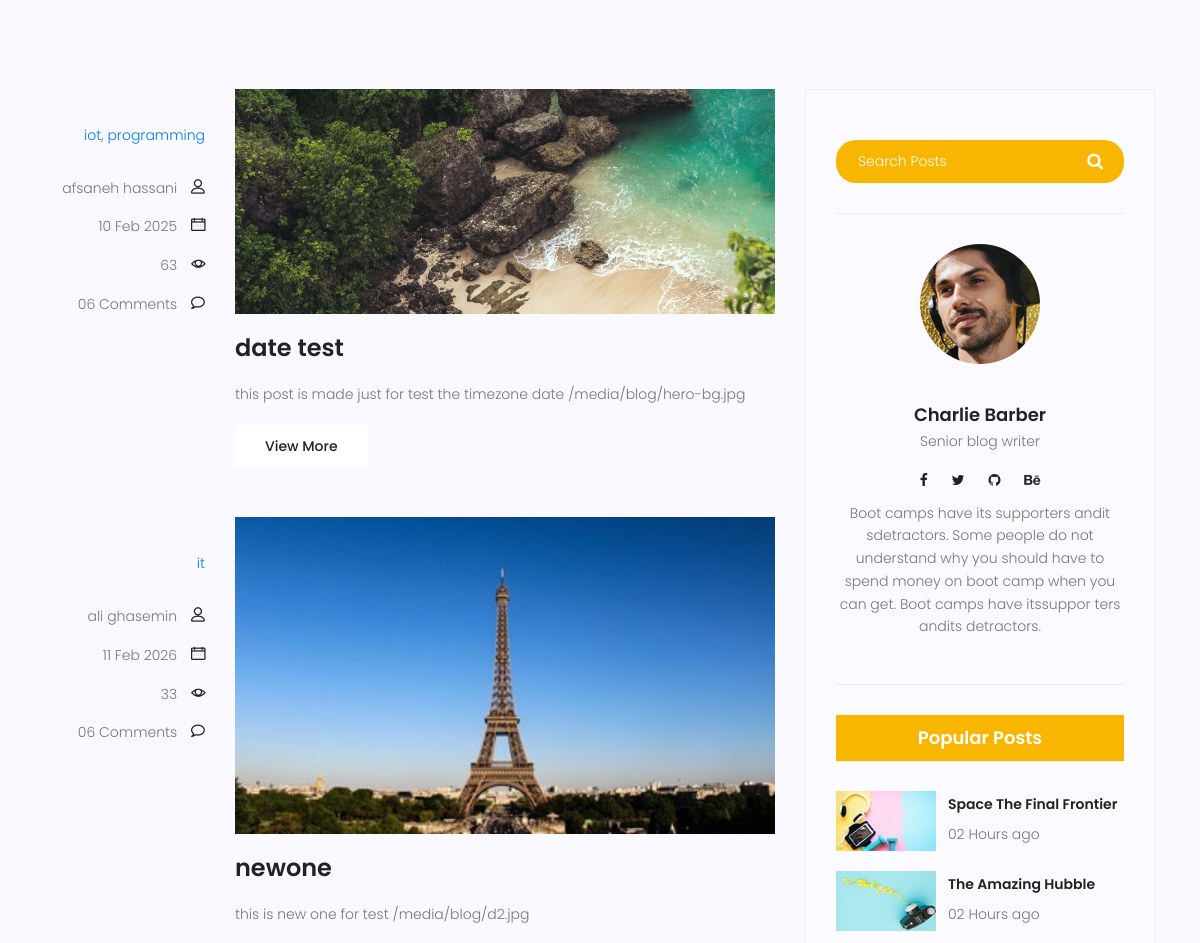
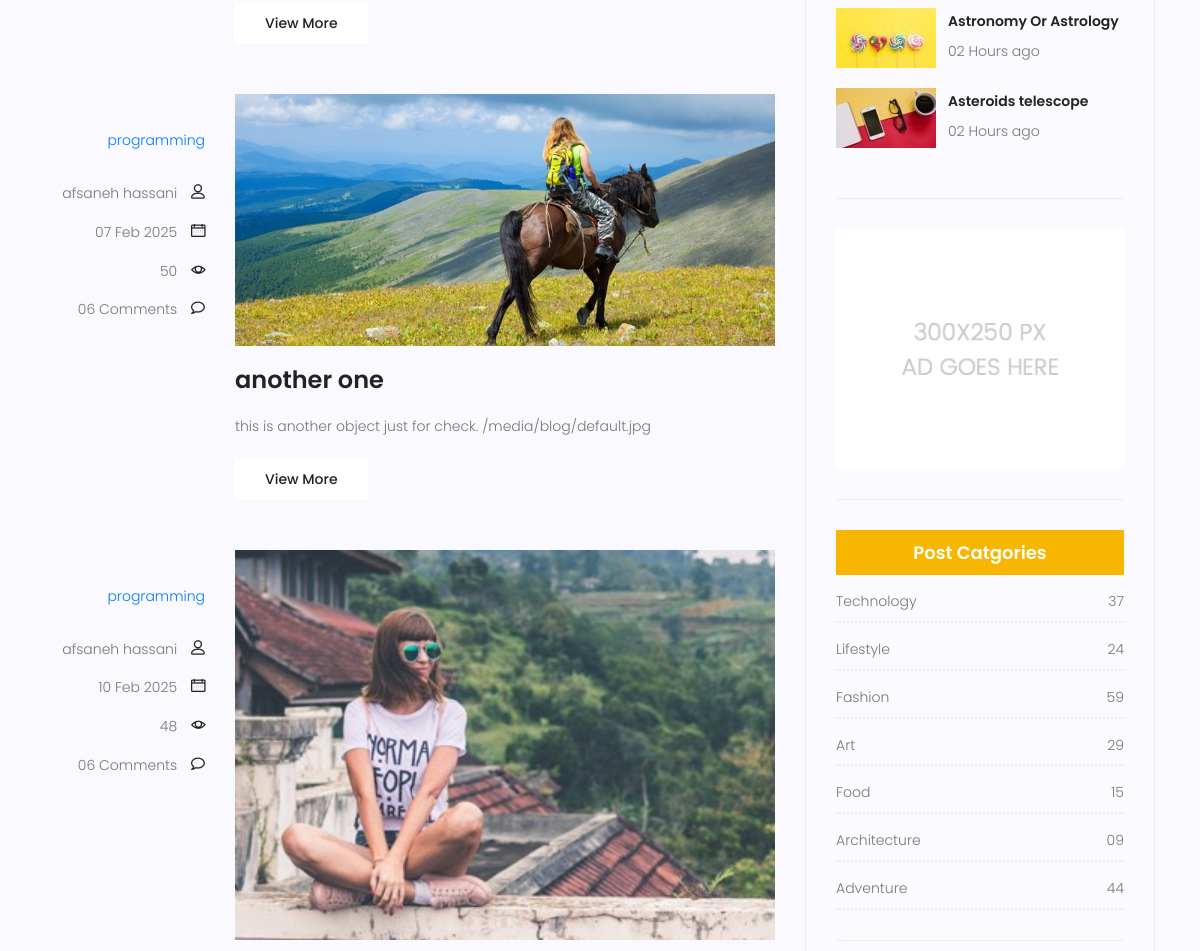
The page /blog/ (middle part) on the database as committed earlier (2 pictures, top to bottom).
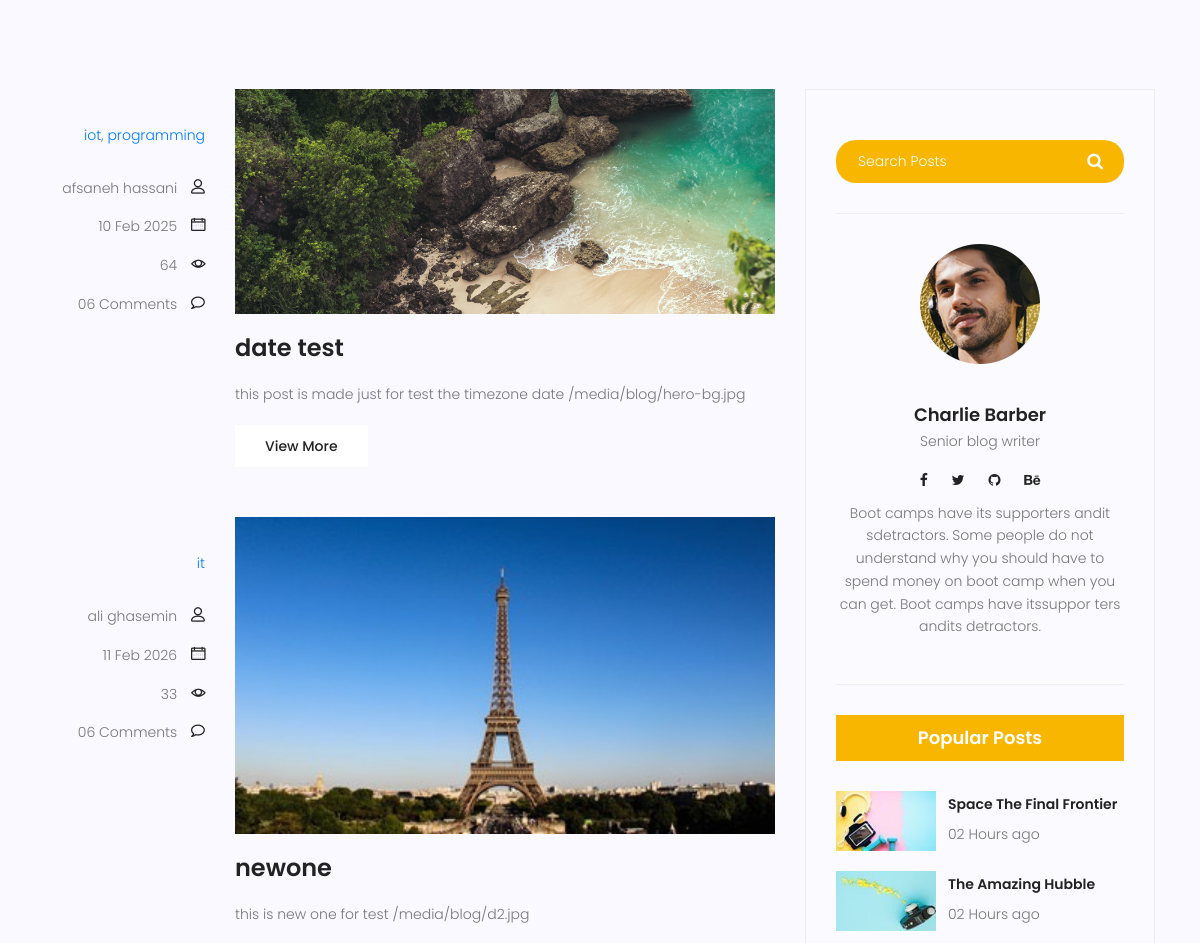
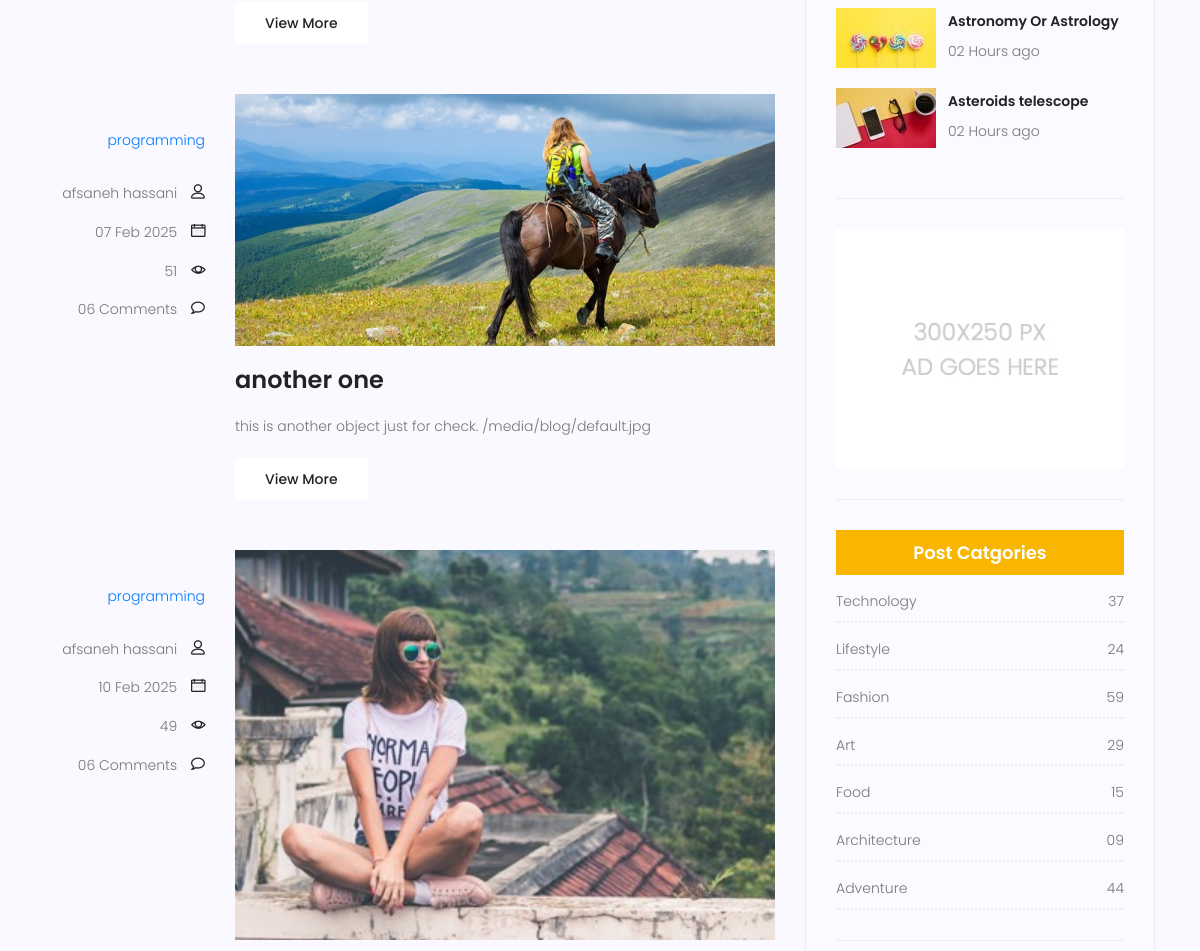
The same page on the database as committed later (2 pictures, top to bottom).
### blog/models.py (models this page shows, shortened)
class Post(models.Model):
    image=models.ImageField(upload_to='blog/',default='blog/default.jpg')
    author=models.ForeignKey(User,on_delete=models.SET_NULL,null=True)
    title=models.CharField(max_length=255)
    content=models.TextField()
    category=models.ManyToManyField(Category)
    counted_view=models.IntegerField(default=0)
    status=models.BooleanField(default=False)
    published_date=models.DateTimeField(null=True)
    created_date=models.DateTimeField(auto_now_add=True)
    updated_date=models.DateTimeField(auto_now=True)
    class Meta:
        ordering=['-created_date']

### blog/views.py (the view)
# urls.py: path('', blog_view, name='index'),
def blog_view(request):
    posts=Post.objects.filter(published_date__lte=timezone.now(),status=1)
    context={'posts': posts}
    return render(request,'blog/blog-home.html',context)

### templates/blog/blog-home.html (shortened to what the changed rows need)
{% extends 'base.html' %}
{% load static %}
{% block content %}
  <section class="post-content-area">
    <div class="container">
      <div class="row">
        <div class="col-lg-8 posts-list">
          {%for post in posts%}
          <div class="single-post row">
            <div class="col-lg-3 col-md-3 meta-details">
              <ul class="tags">
                {%for cat in post.category.all%}
                <a href='#'>{{cat.name}}</a>{%if not forloop.last %},{% endif %}
                {%endfor%}
              </ul>
              <div class="user-details row">
                <p class="user-name col-lg-12 col-md-12 col-6">
                  <a href="#">{{post.author.get_full_name}}</a> <span class="lnr lnr-user"></span>
                </p>
                <p class="date col-lg-12 col-md-12 col-6">
                  <a href="#">{{post.published_date|date:'d M Y'}}</a> <span class="lnr lnr-calendar-full"></span>
                </p>
                <p class="view col-lg-12 col-md-12 col-6">
                  <a href="#">{{post.counted_view}}</a> <span class="lnr lnr-eye"></span>
                </p>
                <p class="comments col-lg-12 col-md-12 col-6">
                  <a href="#">06 Comments</a> <span class="lnr lnr-bubble"></span>
                </p>
              </div>
            </div>
            <div class="col-lg-9 col-md-9">
              <div class="feature-img">
                <img class="img-fluid" src="{{post.image.url}}" alt="" />
              </div>
              <a class="posts-title" href={% url 'blog:single' pid=post.id %}><h3>{{post.title}}</h3></a>
              <p class="excert">{{post.content|truncatechars:100}}
                {{post.image.url}}
              </p>
              <a href={% url 'blog:single' pid=post.id %} class="primary-btn">View More</a>
            </div>
          </div>
          {%endfor%}
        </div>
      </div>
    </div>
  </section>
{% endblock %}

Rows that differ between the two databases and show on the page:
changed Post "date test": counted_view "63" → "64"
changed Post "another one": counted_view "50" → "51"
changed Post (number 4 of 4 on the later page): counted_view "48" → "49"
